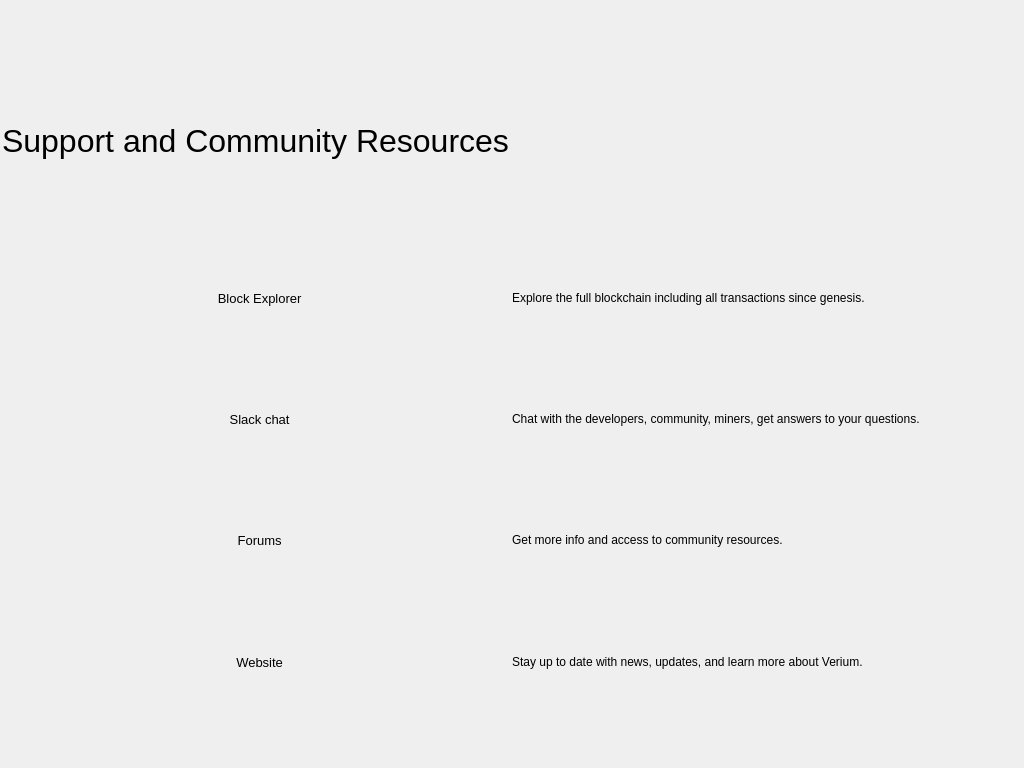
<?xml version="1.0" encoding="UTF-8"?>
<ui version="4.0">
 <class>ForumsPage</class>
 <widget class="QWidget" name="ForumsPage">
  <property name="geometry">
   <rect>
    <x>0</x>
    <y>0</y>
    <width>1024</width>
    <height>768</height>
   </rect>
  </property>
  <property name="windowTitle">
   <string>Form</string>
  </property>
  <property name="autoFillBackground">
   <bool>false</bool>
  </property>
  <layout class="QGridLayout" name="gridLayout">
   <property name="leftMargin">
    <number>0</number>
   </property>
   <property name="topMargin">
    <number>0</number>
   </property>
   <property name="rightMargin">
    <number>0</number>
   </property>
   <property name="bottomMargin">
    <number>0</number>
   </property>
   <property name="spacing">
    <number>0</number>
   </property>
   <item row="0" column="0">
    <layout class="QGridLayout" name="gridLayout_2">
     <item row="9" column="0" alignment="Qt::AlignHCenter">
      <widget class="QPushButton" name="forumButton">
       <property name="minimumSize">
        <size>
         <width>150</width>
         <height>30</height>
        </size>
       </property>
       <property name="maximumSize">
        <size>
         <width>300</width>
         <height>16777215</height>
        </size>
       </property>
       <property name="font">
        <font>
         <pointsize>10</pointsize>
        </font>
       </property>
       <property name="text">
        <string>  Forums</string>
       </property>
       <property name="icon">
        <iconset resource="../bitcoin.qrc">
         <normaloff>:/icons/forum</normaloff>:/icons/forum</iconset>
       </property>
       <property name="iconSize">
        <size>
         <width>20</width>
         <height>20</height>
        </size>
       </property>
       <property name="flat">
        <bool>true</bool>
       </property>
      </widget>
     </item>
     <item row="11" column="0" alignment="Qt::AlignHCenter">
      <widget class="QPushButton" name="siteButton">
       <property name="minimumSize">
        <size>
         <width>150</width>
         <height>30</height>
        </size>
       </property>
       <property name="maximumSize">
        <size>
         <width>300</width>
         <height>16777215</height>
        </size>
       </property>
       <property name="font">
        <font>
         <pointsize>10</pointsize>
        </font>
       </property>
       <property name="text">
        <string>  Website</string>
       </property>
       <property name="icon">
        <iconset resource="../bitcoin.qrc">
         <normaloff>:/icons/site</normaloff>:/icons/site</iconset>
       </property>
       <property name="iconSize">
        <size>
         <width>20</width>
         <height>20</height>
        </size>
       </property>
       <property name="flat">
        <bool>true</bool>
       </property>
      </widget>
     </item>
     <item row="7" column="0" alignment="Qt::AlignHCenter">
      <widget class="QPushButton" name="chatButton">
       <property name="minimumSize">
        <size>
         <width>150</width>
         <height>30</height>
        </size>
       </property>
       <property name="maximumSize">
        <size>
         <width>300</width>
         <height>16777215</height>
        </size>
       </property>
       <property name="font">
        <font>
         <pointsize>10</pointsize>
        </font>
       </property>
       <property name="layoutDirection">
        <enum>Qt::LeftToRight</enum>
       </property>
       <property name="text">
        <string>  Slack chat</string>
       </property>
       <property name="icon">
        <iconset resource="../bitcoin.qrc">
         <normaloff>:/icons/chat</normaloff>:/icons/chat</iconset>
       </property>
       <property name="iconSize">
        <size>
         <width>24</width>
         <height>24</height>
        </size>
       </property>
       <property name="flat">
        <bool>true</bool>
       </property>
      </widget>
     </item>
     <item row="3" column="0" alignment="Qt::AlignHCenter">
      <widget class="QPushButton" name="explorerButton">
       <property name="minimumSize">
        <size>
         <width>150</width>
         <height>30</height>
        </size>
       </property>
       <property name="maximumSize">
        <size>
         <width>16777215</width>
         <height>16777215</height>
        </size>
       </property>
       <property name="font">
        <font>
         <pointsize>10</pointsize>
        </font>
       </property>
       <property name="text">
        <string>  Block Explorer</string>
       </property>
       <property name="icon">
        <iconset resource="../bitcoin.qrc">
         <normaloff>:/icons/blockchain</normaloff>:/icons/blockchain</iconset>
       </property>
       <property name="iconSize">
        <size>
         <width>24</width>
         <height>24</height>
        </size>
       </property>
       <property name="flat">
        <bool>true</bool>
       </property>
      </widget>
     </item>
     <item row="1" column="1" alignment="Qt::AlignHCenter|Qt::AlignVCenter">
      <widget class="QLabel" name="label">
       <property name="minimumSize">
        <size>
         <width>0</width>
         <height>0</height>
        </size>
       </property>
       <property name="layoutDirection">
        <enum>Qt::LeftToRight</enum>
       </property>
       <property name="text">
        <string/>
       </property>
       <property name="pixmap">
        <pixmap>:/icons/miningon</pixmap>
       </property>
       <property name="alignment">
        <set>Qt::AlignCenter</set>
       </property>
      </widget>
     </item>
     <item row="2" column="0">
      <spacer name="verticalSpacer_2">
       <property name="orientation">
        <enum>Qt::Vertical</enum>
       </property>
       <property name="sizeHint" stdset="0">
        <size>
         <width>20</width>
         <height>40</height>
        </size>
       </property>
      </spacer>
     </item>
     <item row="4" column="0">
      <spacer name="verticalSpacer_3">
       <property name="orientation">
        <enum>Qt::Vertical</enum>
       </property>
       <property name="sizeHint" stdset="0">
        <size>
         <width>20</width>
         <height>40</height>
        </size>
       </property>
      </spacer>
     </item>
     <item row="10" column="0">
      <spacer name="verticalSpacer_5">
       <property name="orientation">
        <enum>Qt::Vertical</enum>
       </property>
       <property name="sizeHint" stdset="0">
        <size>
         <width>20</width>
         <height>40</height>
        </size>
       </property>
      </spacer>
     </item>
     <item row="12" column="0">
      <spacer name="verticalSpacer">
       <property name="orientation">
        <enum>Qt::Vertical</enum>
       </property>
       <property name="sizeHint" stdset="0">
        <size>
         <width>20</width>
         <height>40</height>
        </size>
       </property>
      </spacer>
     </item>
     <item row="8" column="0">
      <spacer name="verticalSpacer_4">
       <property name="orientation">
        <enum>Qt::Vertical</enum>
       </property>
       <property name="sizeHint" stdset="0">
        <size>
         <width>20</width>
         <height>40</height>
        </size>
       </property>
      </spacer>
     </item>
     <item row="0" column="0">
      <spacer name="verticalSpacer_6">
       <property name="orientation">
        <enum>Qt::Vertical</enum>
       </property>
       <property name="sizeHint" stdset="0">
        <size>
         <width>20</width>
         <height>40</height>
        </size>
       </property>
      </spacer>
     </item>
     <item row="1" column="0" alignment="Qt::AlignHCenter|Qt::AlignVCenter">
      <widget class="QLabel" name="textEdit">
       <property name="minimumSize">
        <size>
         <width>350</width>
         <height>100</height>
        </size>
       </property>
       <property name="font">
        <font>
         <pointsize>24</pointsize>
        </font>
       </property>
       <property name="text">
        <string>Support and Community Resources</string>
       </property>
       <property name="alignment">
        <set>Qt::AlignCenter</set>
       </property>
      </widget>
     </item>
     <item row="3" column="1">
      <widget class="QLabel" name="explorerText">
       <property name="text">
        <string>Explore the full blockchain including all transactions since genesis.</string>
       </property>
      </widget>
     </item>
     <item row="7" column="1">
      <widget class="QLabel" name="label_2">
       <property name="text">
        <string>Chat with the developers, community, miners, get answers to your questions.</string>
       </property>
      </widget>
     </item>
     <item row="9" column="1">
      <widget class="QLabel" name="label_3">
       <property name="text">
        <string>Get more info and access to community resources.</string>
       </property>
      </widget>
     </item>
     <item row="11" column="1">
      <widget class="QLabel" name="label_4">
       <property name="text">
        <string>Stay up to date with news, updates, and learn more about Verium.</string>
       </property>
      </widget>
     </item>
    </layout>
   </item>
  </layout>
 </widget>
 <resources>
  <include location="../bitcoin.qrc"/>
 </resources>
 <connections/>
</ui>
